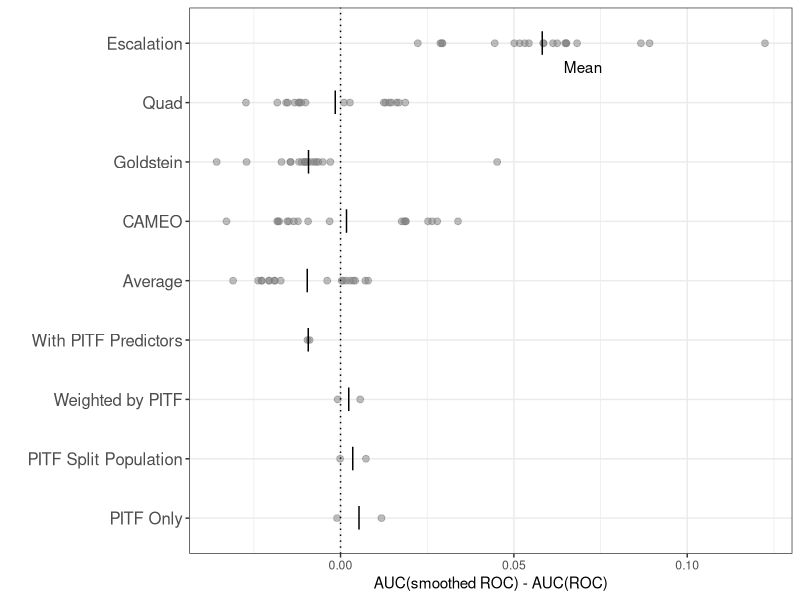

Write the R code that produced this figure. (Note: this script raises an error after producing the figure.)
## ---- chunk 1
knitr::opts_chunk$set(echo = FALSE, message=FALSE)
# options(tinytex.verbose = TRUE)

library(readr)
library(dplyr)
library(tidyr)
library(tidyverse)
library(kableExtra)
library(stringr)
## ---- chunk 2
table1_benefit <- read_csv("data/table1-smooth-benefit.csv") 
table2_benefit <- read_csv("data/table2-smooth-benefit.csv") 

benefit <- bind_rows(
  table1_benefit %>%
    rename(setting = Model) %>%
    pivot_longer(-c(horizon, setting), names_to = "model", values_to = "diff"),
  table2_benefit %>%
    rename(setting = Model, Escalation = `Escalation Only`) %>%
    pivot_longer(-c(horizon, setting), names_to = "model", values_to = "diff")
)

# mean benefit by model
means <- benefit %>%
  group_by(model) %>%
  summarize(avg_benefit = mean(diff))

ann_text <- tibble(horizon = "1 month", diff = 0.07, model = 8.6, label = "Mean")

model_levels <- c("Escalation", "Quad", "Goldstein", "CAMEO", "Average", 
                  "With PITF Predictors", "Weighted by PITF", "PITF Split Population",
                  "PITF Only")
benefit %>%
  mutate(model = factor(model, levels = rev(model_levels))) %>%
  ggplot(aes(y = model)) + 
  #facet_wrap(~ horizon, scales = "free_x") +
  geom_point(aes(x = diff), alpha = 0.5, size = 2, color = "gray50") +
  geom_point(data = means, aes(x = avg_benefit), shape = "|", color = "black", size = 6) +
  labs(x = "AUC(smoothed ROC) - AUC(ROC)",
       y = "") +
  theme_bw() +
  geom_text(data = ann_text, aes(x = diff, label = label), col = "black") +
  geom_vline(xintercept = 0, linetype = 3) +
  theme(axis.text.y = element_text(size = 12))
## ---- chunk 3
table1_nosmooth <- read_csv("data/table1-nosmooth.csv")

table1_nosmooth %>%
  select(-horizon) %>%
  knitr::kable(
    digits = 2, booktabs = TRUE, 
    caption = "Comparison of the escalation model to alternative ICEWS model using test set AUC-ROC, \\textit{without} smoothed ROC curves (Replication of B\\&S Table 1)",
    label = "table1-nosmooth") %>% 
  pack_rows(index = c("One-month forecasts" = 9, "Six-month forecasts" = 9))
## ---- chunk 4
table2_full <- read_csv("data/table2-for-appendix.csv")

table2_full %>%
  select(horizon, column, N_test, cases) %>%
  pivot_wider(names_from = column, values_from = N_test) %>%
  arrange(horizon, desc(cases)) %>%
  rename(Cases = cases, Horizon = horizon) %>%
  select(Cases, Horizon, everything()) %>%
  arrange(desc(Cases), Horizon) %>%
  knitr::kable(
    "latex", booktabs = TRUE, digits = 0,
    caption = "Number of valid test predictions for the escalation and structural alterantives models (B\\&S Table 2)",
    label = "table2-N") %>%
  column_spec(3:7, width = "2cm") %>%
  collapse_rows(1:2, row_group_label_position = "stack") 
## ---- chunk 5
table2_nosmooth <- read_csv("data/table2-nosmooth.csv")

table2_nosmooth %>%
  dplyr::select(-Model, -horizon) %>%
  knitr::kable(
    digits = 2, booktabs = TRUE, 
    caption = "Comparison of escalation model to structural extensions, using test set AUC-ROC (Replication of B\\&S Table 2)",
    label = "table2-fixed") %>%
  column_spec(2:6, width = "2cm") %>%
  pack_rows(index = c("One-month forecasts" = 1, "Six-month forecasts" = 1)) %>%
  footnote("Differences from the original B\\&S Table 2: (1) AUC-ROC values are computed on the common subset of cases, meaning that N is equal in each row; (2) AUC-ROC values are computed using original, non-smoothed ROC curves.", footnote_as_chunk = TRUE, threeparttable = TRUE)
## ---- chunk 6
tab4o <- read_csv("data/table4-original.csv")
tab4f <- read_csv("data/table4-fixed.csv")

tab4o <- tab4o %>%
  rename(header = type) %>%
  mutate(source = "Original, scored with civil war incidence")
tab4f <- tab4f %>%
  rename(Predicted0 = `0`, Predicted1 = `1`) %>%
  mutate(source = "Fixed, scored with civil war onset")

tab4 <- bind_rows(tab4o, tab4f) %>%
  select(source, header, everything())

tab4 %>%
  knitr::kable(
    caption = "Replication of B\\&S Table 4: 2016 Confusion Matrices for Six-month Escalation Model.",
    label = "table4",
    booktabs = TRUE
  ) %>%
  kableExtra::collapse_rows(1:2, row_group_label_position = "stack")
## ---- chunk 7
table1_smooth <- read_csv("data/table1-smooth.csv")

table1_smooth %>%
  select(-horizon) %>%
  knitr::kable(
    digits = 2, booktabs = TRUE, 
    caption = "Replication of B\\&S Table 1 with smoothed ROC curves; test set AUC-ROC for various models",
    label = "table1-smooth") %>% 
  pack_rows(index = c("One-month forecasts" = 9, "Six-month forecasts" = 9))
## ---- chunk 8
table2_full <- read_csv("data/table2-for-appendix.csv")
  
table2_full %>%
  pivot_longer(auc_roc:auc_roc_smoothed, names_to = "Smoothed ROC",
               values_to = "auc_roc") %>%
  mutate(`Smoothed ROC` = case_when(
    `Smoothed ROC`=="auc_roc" ~ "No",
    TRUE ~ "Yes")
  ) %>%
  select(horizon, column, cases, `Smoothed ROC`, auc_roc) %>%
  pivot_wider(names_from = column, values_from = auc_roc) %>%
  rename(Cases = cases, Horizon = horizon) %>%
  select(Cases, Horizon, `Smoothed ROC`, everything()) %>%
  arrange(desc(Cases), Horizon, desc(`Smoothed ROC`)) %>%
  knitr::kable(
    "latex", booktabs = TRUE, digits = 2,
               caption = "Replication of B\\&S Table 2 with smoothed/original ROC and with original varying N cases or adjusting for common case set with constant N",
    label = "table2-full") %>%
  column_spec(3, width = "1.5cm") %>%
  column_spec(4:8, width = "2cm") %>%
  collapse_rows(1:3, row_group_label_position = "stack")

## ---- chunk 9
table1_benefit <- read_csv("data/table1-smooth-benefit.csv") 
table1_benefit %>%
  select(-horizon) %>%
  knitr::kable(
    digits = 2, booktabs = TRUE, 
    caption = "Smoothing advantage for B\\&S Table 1: the gain in AUC-ROC when calculated using smoothed ROC curves",
    label = "table1-benefit") %>% 
  pack_rows(index = c("One-month forecasts" = 9, "Six-month forecasts" = 9))

table2_benefit <- read_csv("data/table2-smooth-benefit.csv") 
table2_benefit %>%
  select(-horizon) %>%
  knitr::kable(
    digits = 2, booktabs = TRUE, 
    caption = "Smoothing advantage for B\\&S Table 2: the gain in AUC-ROC when calculated using smoothed ROC curves",
    label = "table2-benefit") %>% 
  column_spec(2:6, width = "2cm") %>%
  pack_rows(index = c("One-month forecasts" = 1, "Six-month forecasts" = 1))
